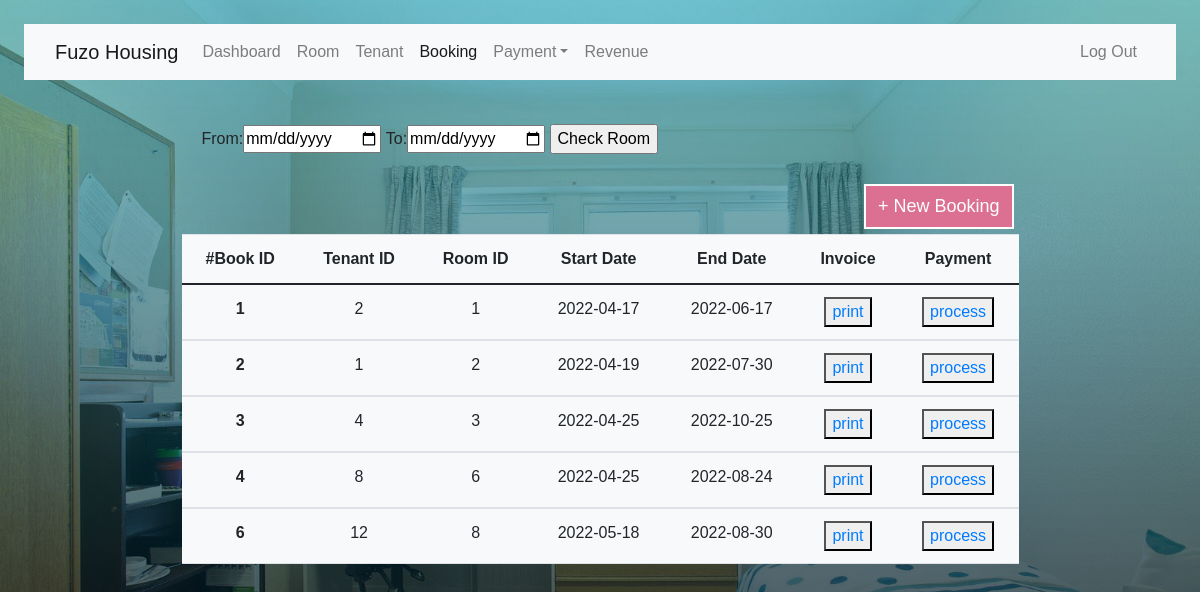
Page /admin/booking.php on the committed database.
### tables this page shows
CREATE TABLE `booking` (
  `book_id` int(10) NOT NULL,
  `book_date` date DEFAULT NULL,
  `tenant_id` int(20) DEFAULT NULL,
  `room_id` int(11) DEFAULT NULL,
  `book_start_date` date DEFAULT NULL,
  `book_end_date` date DEFAULT NULL,
  `status` varchar(10) NOT NULL
);

### admin/booking.php (the view, shortened to what this page needs)
<?php
include "conn.php";
$result = mysqli_query($conn, "SELECT * FROM booking");
?>
<!DOCTYPE html>
<html lang="en">
<head>
<link rel="stylesheet" href="css/button.css">
<link href="https://cdn.jsdelivr.net/npm/bootstrap@5.0.2/dist/css/bootstrap.min.css" rel="stylesheet">
<link rel="stylesheet" href="https://cdn.jsdelivr.net/npm/bootstrap@4.3.1/dist/css/bootstrap.min.css">
</head>
<body>
<div class="m-4">
    <nav class="navbar navbar-expand-lg navbar-light bg-light">
        <div class="container-fluid">
            <a href="index.php" class="navbar-brand">Fuzo Housing</a>
            <div class="collapse navbar-collapse" id="navbarCollapse">
                <div class="navbar-nav">
                    <a href="index.php" class="nav-item nav-link">Dashboard</a>
                    <a href="room.php" class="nav-item nav-link">Room</a>
                    <a href="tenant.php" class="nav-item nav-link">Tenant</a>
                    <a href="booking.php" class="nav-item nav-link active">Booking</a>
                    <div class="nav-item dropdown">
                        <a href="payment_data.php" class="nav-link dropdown-toggle" data-bs-toggle="dropdown">Payment</a>
                    </div>
                      <a href="revenue.php" class="nav-item nav-link " tabindex="-1">Revenue</a>
                </div>
                <div class="navbar-nav ms-auto">
                    <a href="logout.php" class="nav-item nav-link " tabindex="-1">Log Out</a>
                </div>
                </div>
            </div>
        </div>
<div class="row">
  <div class="column">
    <div class="check">
      <form method = "POST" action="check_room.php">
      <label>From: </label><input type = "date" name = "from">
      <label>To: </label><input type = "date" name = "to">
      <input type = "submit" value = "Check Room" class="" name = "submit">
    </form>
    </div>
    <button class="buttonAd" ><a style="text-decoration:none; color:white" href="bookadd.php">+ New Booking</a></button></td>
  <div class="column1">
    <table class="table table-hover bg-light">
  <thead>
    <tr>
      <th scope="col">#Book ID</th>
      <th scope="col">Tenant ID</th>
      <th scope="col">Room ID</th>
      <th scope="col">Start Date</th>
      <th scope="col">End Date</th>
      <th scope="col">Invoice</th>
      <th scope="col">Payment</th>
    </tr>
  </thead>
    <?php while ($row = mysqli_fetch_assoc($result)):?>
  <tbody>
    <tr>
      <th scope="row"><?php echo $row["book_id"];?></th>
      <td><?php echo $row["tenant_id"];?></td>
      <td><?php echo $row["room_id"];?></td>
      <td><?php echo $row["book_start_date"];?></td>
      <td><?php echo $row["book_end_date"];?></td>
      <td><button class="button" id="button1"><a href="invoice-db.php?book_id=<?php echo $row["book_id"]; ?>">print</a></button></td>
      <td><button class="button" id="button1"><a href="book_pay.php?book_id=<?php echo $row["book_id"]; ?>">process</a></button></td>
    </tr>
    <?php endwhile; ?>
  </tbody>
</table>
  </div>
  </div>
</body>
</html>

### admin/css/button.css (style rules this page uses)
.buttonAd { background-color: #DB7093; border: 2px solid #fff; padding: 7px 12px; text-align: center; font-size: 18px; margin: 5px 5px; transition-duration: 0.4s; cursor: pointer; float:right; }

### admin/booking.php (style rules this page uses)
* { font-family: sans-serif; }
body { margin: 0; background-image: linear-gradient(rgba(12, 155, 171, 0.5), rgba(0,0,10,0.75)),url(images/1stfloor.jpeg); background-size: cover; background-position: center; }
table { border-collapse: collapse; width: 100%; text-align: center; }
.column { width: 70%; height: 85vh; margin-left:auto; margin-right:auto; overflow-y: auto; }
.check { margin: auto; padding: 20px; }

### rows in the picture
booking: book_id "1", tenant "2", room "1", book_start_date "2022-04-17", book_end_date "2022-06-17"
booking: book_id "2", tenant "1", room "2", book_start_date "2022-04-19", book_end_date "2022-07-30"
booking: book_id "3", tenant "4", room "3", book_start_date "2022-04-25", book_end_date "2022-10-25"
booking: book_id "4", tenant "8", room "6", book_start_date "2022-04-25", book_end_date "2022-08-24"
booking: book_id "6", tenant "12", room "8", book_start_date "2022-05-18", book_end_date "2022-08-30"
